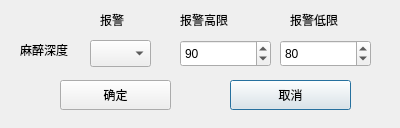
<?xml version="1.0" encoding="UTF-8"?>
<ui version="4.0">
 <class>Dlg_alm_mashen</class>
 <widget class="QDialog" name="Dlg_alm_mashen">
  <property name="geometry">
   <rect>
    <x>0</x>
    <y>0</y>
    <width>400</width>
    <height>128</height>
   </rect>
  </property>
  <property name="windowTitle">
   <string>麻醉深度报警限设置</string>
  </property>
  <widget class="QSpinBox" name="m_spb_h">
   <property name="geometry">
    <rect>
     <x>180</x>
     <y>40</y>
     <width>91</width>
     <height>27</height>
    </rect>
   </property>
   <property name="maximum">
    <number>100</number>
   </property>
   <property name="value">
    <number>90</number>
   </property>
  </widget>
  <widget class="QPushButton" name="m_btn_cancel">
   <property name="geometry">
    <rect>
     <x>230</x>
     <y>80</y>
     <width>121</width>
     <height>30</height>
    </rect>
   </property>
   <property name="text">
    <string>取消</string>
   </property>
  </widget>
  <widget class="QSpinBox" name="m_spb_l">
   <property name="geometry">
    <rect>
     <x>280</x>
     <y>40</y>
     <width>91</width>
     <height>27</height>
    </rect>
   </property>
   <property name="maximum">
    <number>100</number>
   </property>
   <property name="value">
    <number>80</number>
   </property>
  </widget>
  <widget class="QLabel" name="label">
   <property name="geometry">
    <rect>
     <x>20</x>
     <y>40</y>
     <width>61</width>
     <height>20</height>
    </rect>
   </property>
   <property name="text">
    <string>麻醉深度</string>
   </property>
  </widget>
  <widget class="QComboBox" name="m_cmbb_mashen">
   <property name="geometry">
    <rect>
     <x>90</x>
     <y>40</y>
     <width>61</width>
     <height>27</height>
    </rect>
   </property>
   <property name="maxVisibleItems">
    <number>2</number>
   </property>
  </widget>
  <widget class="QPushButton" name="m_btn_ok">
   <property name="geometry">
    <rect>
     <x>60</x>
     <y>80</y>
     <width>111</width>
     <height>30</height>
    </rect>
   </property>
   <property name="text">
    <string>确定</string>
   </property>
  </widget>
  <widget class="QLabel" name="label_3">
   <property name="geometry">
    <rect>
     <x>100</x>
     <y>10</y>
     <width>51</width>
     <height>20</height>
    </rect>
   </property>
   <property name="text">
    <string>报警</string>
   </property>
  </widget>
  <widget class="QLabel" name="label_4">
   <property name="geometry">
    <rect>
     <x>180</x>
     <y>10</y>
     <width>71</width>
     <height>20</height>
    </rect>
   </property>
   <property name="text">
    <string>报警高限</string>
   </property>
  </widget>
  <widget class="QLabel" name="label_5">
   <property name="geometry">
    <rect>
     <x>290</x>
     <y>10</y>
     <width>71</width>
     <height>20</height>
    </rect>
   </property>
   <property name="text">
    <string>报警低限</string>
   </property>
  </widget>
 </widget>
 <resources/>
 <connections/>
</ui>
